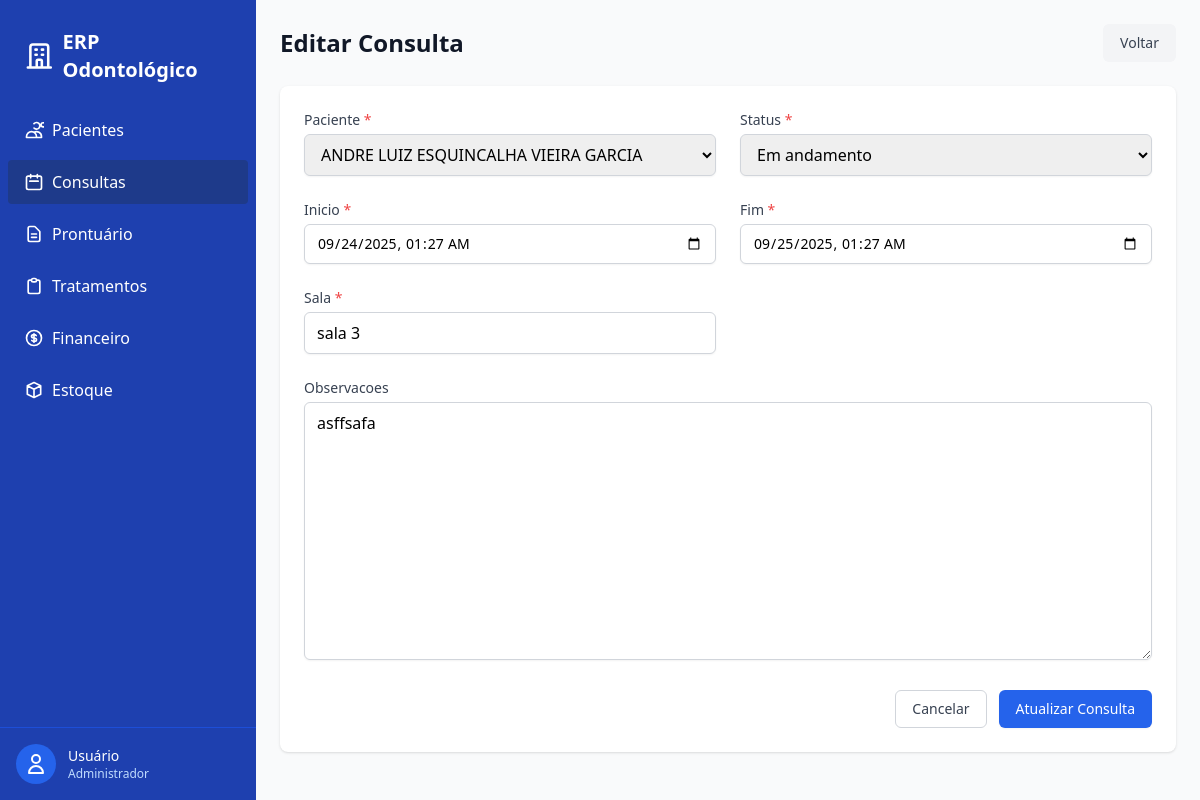
/consultas/1/editar/ (signed in), run on the app's committed database.
### consultas/models.py (models this page shows, shortened)
class Consulta(models.Model):
    class Status(models.TextChoices):
        AGENDADA = "AG", "Agendada"
        CONFIRMADA = "CF", "Confirmada"
        EM_ANDAMENTO = "EA", "Em andamento"
        CONCLUIDA = "CO", "Concluída"
        CANCELADA = "CA", "Cancelada"
        FALTOU = "FA", "Faltou"
    paciente = models.ForeignKey(Paciente, verbose_name=("Paciente"), on_delete=models.PROTECT)
    status = models.CharField(
        max_length=2,
        choices=Status.choices,
        default=Status.AGENDADA
    )
    inicio = models.DateTimeField()
    fim = models.DateTimeField()
    sala = models.CharField(max_length=30)
    observacoes = models.TextField(blank=True)
    criado_em = models.DateTimeField(auto_now_add=True)
    class Meta:
        ordering = ['inicio']
        verbose_name = "Consulta"
        verbose_name_plural = "Consultas"

### consultas/views.py (the view, shortened to what this page needs)
# urls.py: path("<int:pk>/editar/", views.ConsultaUpdateView.as_view(), name="update"),
class ConsultaUpdateView(LoginRequiredMixin, PermissionRequiredMixin, UpdateView):
    model = Consulta
    form_class = ConsultaForm
    template_name = "consultas/consulta_form.html"
    permission_required = "consultas.change_consulta"
    success_url = reverse_lazy("consultas:list")

### consultas/forms.py
class ConsultaForm(forms.ModelForm):
    class Meta:
        model = Consulta
        fields = ["paciente", "status", "inicio", "fim", "sala", "observacoes"]
        widgets = {
            "inicio": forms.DateTimeInput(attrs={"type": "datetime-local"}),
            "fim": forms.DateTimeInput(attrs={"type": "datetime-local"}),
        }

### pacientes/models.py (called while the page is built)
    def __str__(self):
        return self.nome

### templates/consultas/consulta_form.html (shortened to what this page needs)
{% extends "base.html" %}
{% load static %}
{% block content %}
<div class="mb-6 flex justify-between items-center">
    <h1 class="text-2xl font-bold text-gray-900">
        {% if form.instance.id %}Editar Consulta{% else %}Nova Consulta{% endif %}
    </h1>
    <a href="{% url 'consultas:list' %}"
        class="inline-flex items-center px-4 py-2 border border-transparent text-sm font-medium rounded-md text-gray-700 bg-gray-100 hover:bg-gray-200 focus:outline-none focus:ring-2 focus:ring-offset-2 focus:ring-gray-500">
        Voltar
    </a>
</div>
<div class="bg-white shadow overflow-hidden sm:rounded-lg">
    <div class="px-4 py-5 sm:p-6">
        <form method="post">
            <div class="grid grid-cols-1 md:grid-cols-2 gap-6">
                {% for field in form %}
                <div class="{% if field.name == 'observacoes' %}md:col-span-2{% endif %}">
                    <label for="{{ field.id_for_label }}" class="block text-sm font-medium text-gray-700 mb-1">
                        {{ field.label }}
                        {% if field.field.required %}<span class="text-red-500">*</span>{% endif %}
                    </label>
                    {% if field.name == 'inicio' or field.name == 'fim' %}
                    <input type="datetime-local" name="{{ field.name }}" id="{{ field.id_for_label }}"
                        value="{% if field.value %}{{ field.value|date:'Y-m-d\TH:i' }}{% endif %}"
                        class="block w-full rounded-md border-gray-300 shadow-sm focus:border-blue-500 focus:ring-blue-500 sm:text-sm">
                    {% else %}
                    {{ field }}
                    {% endif %}
                </div>
                {% endfor %}
            </div>
            <div class="mt-6 flex justify-end space-x-3">
                <a href="{% url 'consultas:list' %}"
                    class="inline-flex items-center px-4 py-2 border border-gray-300 text-sm font-medium rounded-md text-gray-700 bg-white hover:bg-gray-50 focus:outline-none focus:ring-2 focus:ring-offset-2 focus:ring-blue-500">
                    Cancelar
                </a>
                <button type="submit"
                    class="inline-flex items-center px-4 py-2 border border-transparent text-sm font-medium rounded-md shadow-sm text-white bg-blue-600 hover:bg-blue-700 focus:outline-none focus:ring-2 focus:ring-offset-2 focus:ring-blue-500">
                    {% if form.instance.id %}Atualizar{% else %}Agendar{% endif %} Consulta
                </button>
            </div>
        </form>
    </div>
</div>
{% endblock %}

### templates/consultas/consulta_form.html (style rules this page uses)
input, textarea, select { width: 100%; padding: 0.5rem 0.75rem; border: 1px solid #d1d5db; border-radius: 0.375rem; box-shadow: 0 1px 2px 0 rgba(0, 0, 0, 0.05); }

### data on the page
Consulta: form "ANDRE LUIZ ESQUINCALHA VIEIRA GARCIA" "Em andamento" "sala 3" "asffsafa"

### other printed values
{{ field.label }} "Paciente" "Status" "Inicio" "Fim" "Sala" "Observacoes"
